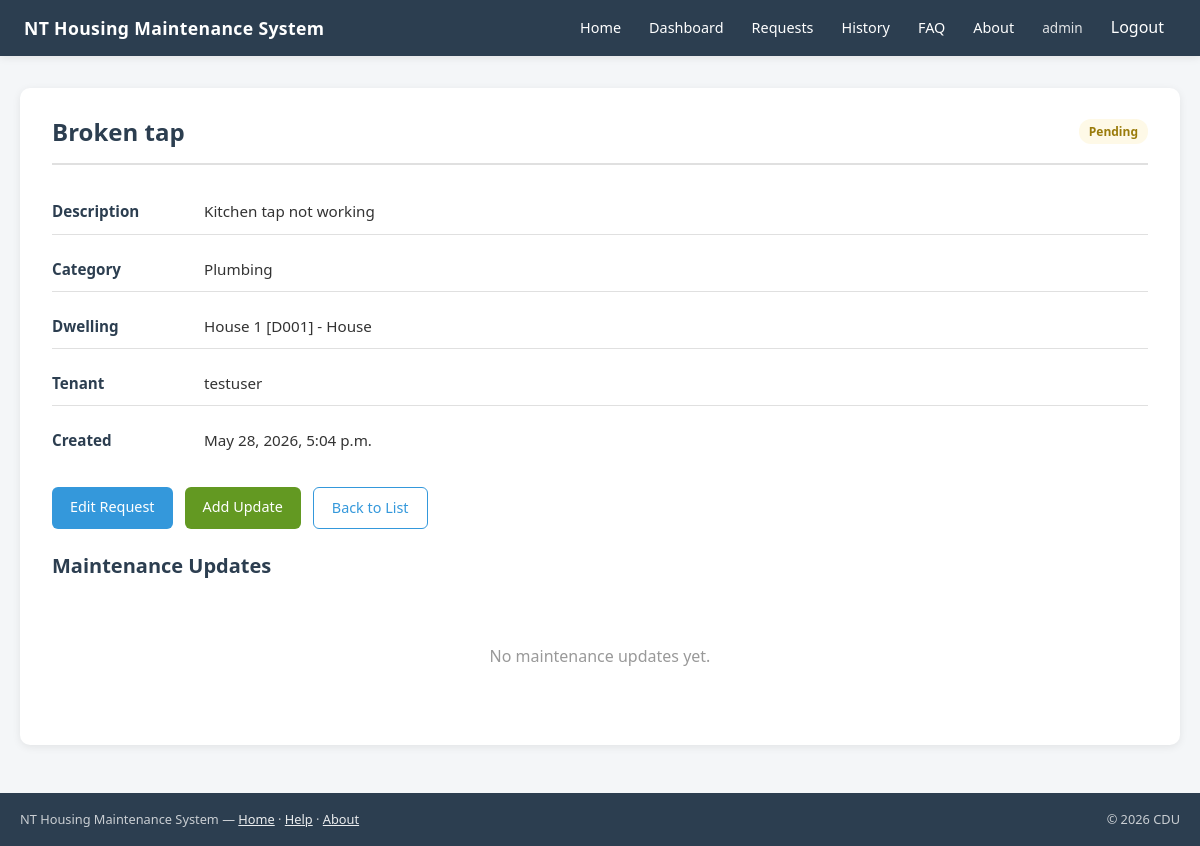
The app's page /requests/4/ (signed in) with its own data.
### housing/models.py (models this page shows, shortened)
class RepairRequest(models.Model):
    STATUS_CHOICES = [
        ("pending", "Pending"),
        ("in_progress", "In Progress"),
        ("completed", "Completed"),
    ]
    objects = RepairRequestQuerySet.as_manager()
    dwelling = models.ForeignKey(Dwelling, on_delete=models.CASCADE)
    tenant = models.ForeignKey(Tenant, on_delete=models.CASCADE)
    category = models.ForeignKey(Category, on_delete=models.CASCADE)
    created_by = models.ForeignKey(
        User,
        on_delete=models.CASCADE,
        related_name="repair_requests",
        null=True,
        blank=True,
    )
    title = models.CharField(max_length=200)
    description = models.TextField()
    status = models.CharField(
        max_length=20,
        choices=STATUS_CHOICES,
        default="pending",
    )
    created_at = models.DateTimeField(auto_now_add=True)
    updated_at = models.DateTimeField(auto_now=True)

class Category(models.Model):
    name = models.CharField(max_length=100)
    def __str__(self):
        return self.name

class Dwelling(models.Model):
    DWELLING_TYPE_CHOICES = [
        ("house", "House"),
        ("unit", "Unit"),
        ("town_house", "Town House"),
        ("granny_flat", "Granny Flat"),
        ("room", "Room"),
    ]
    community = models.ForeignKey(Community, on_delete=models.CASCADE)
    address = models.CharField(max_length=255)
    dwelling_code = models.CharField(max_length=50)
    dwelling_type = models.CharField(
        max_length=20,
        choices=DWELLING_TYPE_CHOICES,
        default="unit",
    )
    def __str__(self):
        return f"{self.address} [{self.dwelling_code}] - {self.get_dwelling_type_display()}"

class Tenant(models.Model):
    user = models.OneToOneField(User, on_delete=models.CASCADE)
    dwelling = models.ForeignKey(Dwelling, on_delete=models.CASCADE)
    def __str__(self):
        return self.user.username

### housing/views.py (the view)
class RepairRequestDetailView(LoginRequiredMixin, RepairRequestAccessMixin, DetailView):
    model = RepairRequest
    template_name = "housing/repair_request_detail.html"
    context_object_name = "request"
    login_url = "/login/"
    def get_queryset(self):
        return (
            self.get_accessible_requests()
            .select_related(
                "category",
                "dwelling",
                "tenant__user"
            )
            .prefetch_related("updates")
        )

### housing/services.py (called while the page is built)
    @staticmethod
    def is_staff_or_superuser(user):
        return (
            user.is_authenticated
            and (
                user.is_staff
                or user.is_superuser
            )
        )

### housing/views.py (called while the page is built)
    def get_accessible_requests(self):
        if PermissionService.is_staff_or_superuser(self.request.user):
            return RepairRequest.objects.all()
        return RepairRequest.objects.filter(
            Q(created_by=self.request.user) |
            Q(tenant__user=self.request.user)
        ).distinct()

### housing/templates/housing/repair_request_detail.html (shortened to what this page needs)
{% extends "housing/base.html" %}
{% block content %}
<div class="container">
    <div class="page-card">
        <div class="page-header">
            <h1>{{ request.title }}</h1>
            <span class="badge badge-{{ request.status }}">{{ request.status }}</span>
        </div>
        <div class="detail-grid">
            <div class="detail-row">
                <span class="detail-label">Description</span>
                <span>{{ request.description }}</span>
            </div>
            <div class="detail-row">
                <span class="detail-label">Category</span>
                <span>{{ request.category }}</span>
            </div>
            <div class="detail-row">
                <span class="detail-label">Dwelling</span>
                <span>{{ request.dwelling }}</span>
            </div>
            <div class="detail-row">
                <span class="detail-label">Tenant</span>
                <span>{{ request.tenant }}</span>
            </div>
            <div class="detail-row">
                <span class="detail-label">Created</span>
                <span>{{ request.created_at }}</span>
            </div>
        </div>
        <div class="actions">
            <a href="{% url 'repair-request-update' request.pk %}" class="btn btn-primary">Edit Request</a>
            {% if user.is_staff or user.is_superuser %}
                <a href="{% url 'maintenance-update-create' request.pk %}" class="btn btn-success">Add Update</a>
            {% endif %}
            <a href="{% url 'repair-request-list' %}" class="btn btn-outline">Back to List</a>
        </div>
        <h2>Maintenance Updates</h2>
        {% if request.updates.all %}
            <ul class="update-list">
                {% for update in request.updates.all %}
                    <li class="update-item">
                        <strong>{{ update.updated_at }}</strong>
                        {{ update }}
                    </li>
                {% endfor %}
            </ul>
        {% else %}
            <div class="empty-state">
                <p>No maintenance updates yet.</p>
            </div>
        {% endif %}
    </div>
</div>
{% endblock %}

### housing/templates/housing/base.html (shortened to what this page needs)
{% load static %}
<!DOCTYPE html>
<html lang="en">
<head>
    <link rel="stylesheet" href="{% static 'housing/css/main.css' %}">
</head>
<body>
    <header class="header">
        <div class="header-inner">
            <div class="brand">NT Housing Maintenance System</div>
            <nav class="nav">
                <a href="{% url 'home' %}">Home</a>
                <a href="{% url 'dashboard' %}">Dashboard</a>
                <a href="{% url 'repair-request-list' %}">Requests</a>
                <a href="{% url 'maintenance-history' %}">History</a>
                <a href="{% url 'faq' %}">FAQ</a>
                <a href="{% url 'about' %}">About</a>
                {% if user.is_authenticated %}
                    <span class="user-label">{{ user.username }}</span>
                    <form method="post" action="{% url 'logout' %}" class="logout-form">
                        <button type="submit" class="logout-button">Logout</button>
                    </form>
                {% else %}
                    <a href="{% url 'register' %}">Register</a>
                    <a href="{% url 'login' %}">Login</a>
                {% endif %}
            </nav>
        </div>
    </header>
    <main>
        {% block content %}{% endblock %}
    </main>
    <footer class="site-footer">
        <div class="footer-container">
            <div class="footer-left">
                NT Housing Maintenance System &mdash;
                <a href="{% url 'home' %}">Home</a> &middot;
                <a href="{% url 'faq' %}">Help</a> &middot;
                <a href="{% url 'about' %}">About</a>
            </div>
            <div class="footer-right">
                &copy; 2026 CDU
            </div>
        </div>
    </footer>
</body>
</html>

### housing/static/housing/css/main.css (style rules this page uses)
:root { --color-primary: #2c3e50; --color-primary-dark: #1a252f; --color-accent: #3498db; --color-accent-hover: #2980b9; --color-success: #639922; --color-success-bg: #eaf3de; --color-success-text: #3b6d11; --color-danger: #e74c3c; --color-purple: #9b59b6; --color-bg: #f4f6f8; --color-surface: #ffffff; --color-border: #e0e0e0; --color-text: #333333; --color-text-muted: #666666; --color-text-light: #999999; --shadow-sm: 0 2px 8px rgba(0, 0, 0, 0.08); --shadow-md: 0 4px 16px rgba(0, 0, 0, 0.1); --radius: 8px; --radius-lg: 10px; --font: "Segoe UI", system-ui, -apple-system, Arial, sans-serif; }
*, *::before, *::after { box-sizing: border-box; }
body { font-family: var(--font); background: var(--color-bg); color: var(--color-text); margin: 0; line-height: 1.6; min-height: 100vh; display: flex; flex-direction: column; }
.header { background: var(--color-primary); color: #fff; padding: 0 24px; box-shadow: var(--shadow-sm); }
.header-inner { display: flex; align-items: center; justify-content: space-between; max-width: 1400px; margin: 0 auto; min-height: 56px; flex-wrap: nowrap; gap: 12px; }
.brand { font-size: 1.1rem; font-weight: 600; letter-spacing: 0.02em; }
.nav { display: flex; gap: 4px; align-items: center; flex-wrap: nowrap; overflow-x: auto; }
.nav a, .nav span, .logout-button { color: #fff; text-decoration: none; padding: 8px 12px; border-radius: 4px; font-size: 0.9rem; }
.nav .user-label { opacity: 0.85; font-size: 0.85rem; }
.logout-form { display: inline; margin: 0; }
.logout-button { background: none; border: none; cursor: pointer; font: inherit; }
main { flex: 1; padding: 32px 20px 48px; }
.container { max-width: 1400px; margin: 0 auto; }
.page-card { background: var(--color-surface); border-radius: var(--radius-lg); padding: 28px 32px; box-shadow: var(--shadow-sm); }
.page-header { display: flex; justify-content: space-between; align-items: center; flex-wrap: wrap; gap: 16px; margin-bottom: 24px; padding-bottom: 16px; border-bottom: 2px solid var(--color-border); }
.page-header h1, .page-header h2 { margin: 0; font-size: 1.5rem; color: var(--color-primary); }
h1, h2, h3 { color: var(--color-primary); line-height: 1.3; }
h1 { font-size: 1.75rem; margin-top: 0; }
h2 { font-size: 1.25rem; margin-top: 1.5rem; }
p { margin: 0 0 1rem; }
a { color: var(--color-accent); }
.btn { display: inline-block; padding: 10px 18px; border-radius: 6px; font-size: 0.9rem; font-weight: 500; text-decoration: none; border: none; cursor: pointer; font-family: inherit; line-height: 1.4; transition: background 0.15s ease; }
.btn-primary { background: var(--color-accent); color: #fff; }
.btn-success { background: var(--color-success); color: #fff; }
.btn-outline { background: transparent; color: var(--color-accent); border: 1px solid var(--color-accent); }
.actions { display: flex; flex-wrap: wrap; gap: 12px; margin: 20px 0; }
.detail-grid { display: grid; gap: 12px; margin-bottom: 24px; }
.detail-row { display: grid; grid-template-columns: 140px 1fr; gap: 12px; padding: 10px 0; border-bottom: 1px solid var(--color-border); font-size: 0.95rem; }
.detail-row:last-child { border-bottom: none; }
.detail-label { font-weight: 600; color: var(--color-primary); }
.badge { display: inline-block; padding: 3px 10px; border-radius: 12px; font-size: 0.75rem; font-weight: 600; text-transform: capitalize; }
.badge-pending { background: #fef9e7; color: #9a7b0a; }
.empty-state { text-align: center; padding: 48px 20px; color: var(--color-text-light); }
.empty-state p { margin: 0; font-size: 1rem; }
.site-footer { background: var(--color-primary); color: rgba(255, 255, 255, 0.75); padding: 16px 20px; font-size: 0.8rem; }
.footer-container { max-width: 1400px; margin: 0 auto; display: flex; justify-content: space-between; align-items: center; gap: 20px; }
.footer-left { flex: 1; }
.footer-right { text-align: right; white-space: nowrap; }
.site-footer a { color: rgba(255, 255, 255, 0.9); }

### records on screen
RepairRequest: title "Broken tap", status "Pending", description "Kitchen tap not working", category "Plumbing", dwelling "House 1 [D001] - House", tenant "testuser", created_at "May 28, 2026, 5:04 p.m."

### other values on screen
{{ user.username }} "admin"
